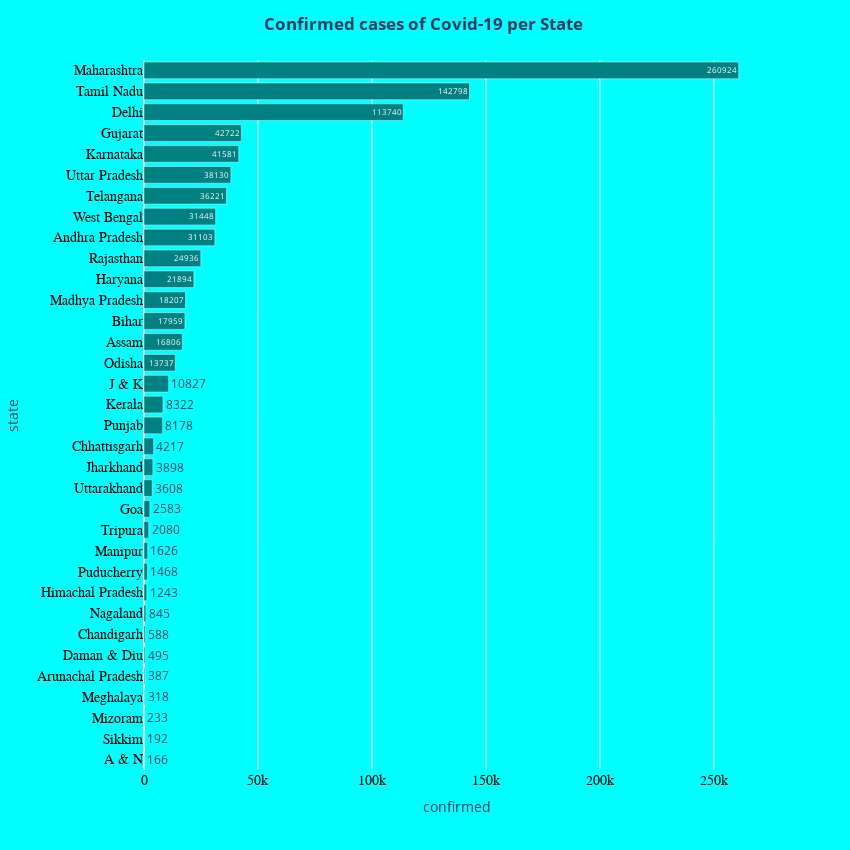

The notebook cell saved with this chart:
### Code cell
#current date
today = df[df.date == '2020-07-14']

gdf = gpd.read_file('Indian_States.shp')
#renaming state names
gdf['st_nm'].replace({"Andaman & Nicobar Island": "Andaman and Nicobar Islands",
                      "Arunanchal Pradesh": "Arunachal Pradesh",
                      'Dadara & Nagar Havelli':'Dadra and Nagar Haveli and Daman and Diu',
                      'Jammu & Kashmir':'Jammu and Kashmir',
                      'NCT of Delhi':'Delhi'}, inplace=True)
merged = gdf.merge(today ,  left_on='st_nm', right_on='state')
merged.state.replace({"Andaman and Nicobar Islands" : "A & N",
                      'Dadra and Nagar Haveli and Daman and Diu' : 'Daman & Diu',
                      'Jammu and Kashmir' : 'J & K'
                      }, inplace=True)



confirmed = merged.sort_values('confirmed', ascending = True)

lowc = confirmed.head(10)
highc = confirmed.tail(10)


fig = px.bar(confirmed, x="confirmed", y="state", orientation='h', text = 'confirmed')
fig.update_layout(
    title_text='<b>Confirmed cases of Covid-19 per State <b>',
    title_x=0.5,
    paper_bgcolor='aqua',
    plot_bgcolor = "aqua",
    autosize=False,
    width= 850,
    height=850)
fig.update_traces(marker_color='teal')
fig.update_xaxes(tickfont=dict(family='Rockwell', color='black', size=14))
fig.update_yaxes(tickfont=dict(family='Rockwell', color='black', size=14))
fig.show()

### Figure 1 — Plotly figure (JSON) as saved in the notebook; plotly's stock layout.template omitted (floating-point values rounded to 4 significant figures)
{"data": [{"alignmentgroup": "True", "hovertemplate": "confirmed=%{text}<br>state=%{y}<extra></extra>", "legendgroup": "", "marker": {"color": "teal"}, "name": "", "offsetgroup": "", "orientation": "h", "showlegend": false, "text": [166, 192, 233, 318, 387, 495, 588, 845, 1243, 1468, 1626, 2080, 2583, 3608, 3898, 4217, 8178, 8322, 10827, 13737, 16806, 17959, 18207, 21894, 24936, 31103, 31448, 36221, 38130, 41581, 42722, 113740, 142798, 260924], "textposition": "auto", "type": "bar", "x": [166, 192, 233, 318, 387, 495, 588, 845, 1243, 1468, 1626, 2080, 2583, 3608, 3898, 4217, 8178, 8322, 10827, 13737, 16806, 17959, 18207, 21894, 24936, 31103, 31448, 36221, 38130, 41581, 42722, 113740, 142798, 260924], "xaxis": "x", "y": ["A & N", "Sikkim", "Mizoram", "Meghalaya", "Arunachal Pradesh", "Daman & Diu", "Chandigarh", "Nagaland", "Himachal Pradesh", "Puducherry", "Manipur", "Tripura", "Goa", "Uttarakhand", "Jharkhand", "Chhattisgarh", "Punjab", "Kerala", "J & K", "Odisha", "Assam", "Bihar", "Madhya Pradesh", "Haryana", "Rajasthan", "Andhra Pradesh", "West Bengal", "Telangana", "Uttar Pradesh", "Karnataka", "Gujarat", "Delhi", "Tamil Nadu", "Maharashtra"], "yaxis": "y"}], "layout": {"autosize": false, "barmode": "relative", "height": 850, "legend": {"tracegroupgap": 0}, "margin": {"t": 60}, "paper_bgcolor": "aqua", "plot_bgcolor": "aqua", "title": {"text": "<b>Confirmed cases of Covid-19 per State <b>", "x": 0.5}, "width": 850, "xaxis": {"anchor": "y", "domain": [0, 1], "tickfont": {"color": "black", "family": "Rockwell", "size": 14}, "title": {"text": "confirmed"}}, "yaxis": {"anchor": "x", "domain": [0, 1], "tickfont": {"color": "black", "family": "Rockwell", "size": 14}, "title": {"text": "state"}}}}
